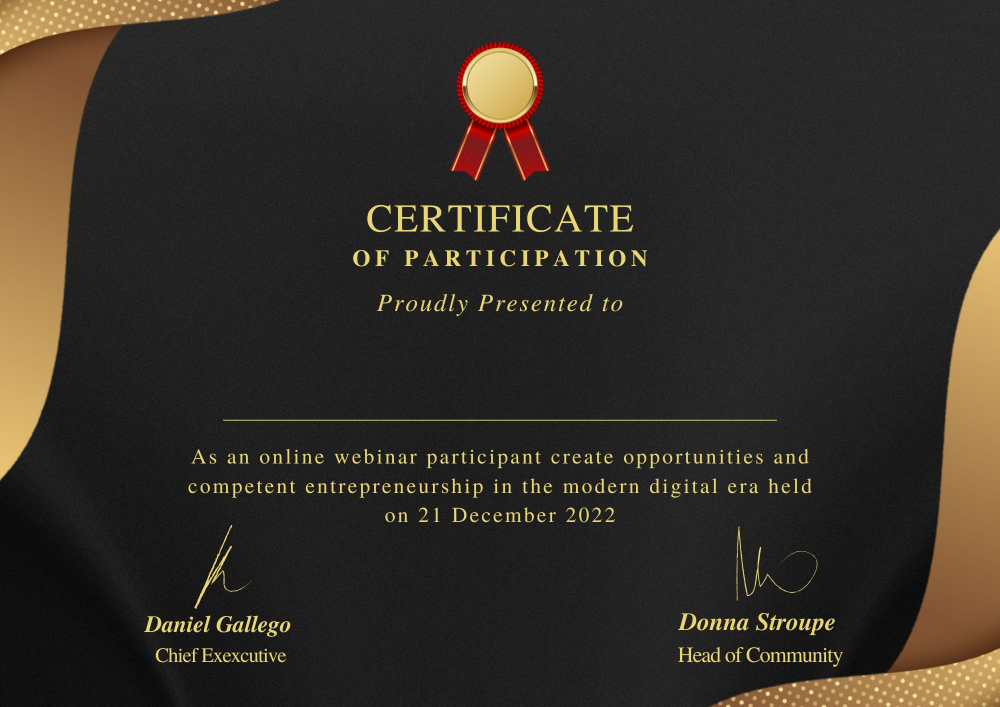
#> input picture MAIL GENERATION USING PYTHON/temp.jpg, 2000 x 1414 px (shown at 1/2 size)
$ python 'MAIL GENERATION.py'
#> lines starting #> are read from the running program, lines starting #| are printed output that depends on the picture
### MAIL GENERATION USING PYTHON/images.py
# -*- coding: utf-8 -*-
"""
Created on Tue Oct 11 22:29:01 2022

@author: DELL
"""

from PIL import ImageDraw, ImageFont, ImageColor, Image
def image(name):
#> called with name = 'VIJAYAKUMARAN'
    img = Image.open('temp.jpg')
#> img is the input picture: PIL image 2000x1414 RGB; mean R, G, B 51.1, 45.8, 38.7

    draw = ImageDraw.Draw(img)
    f = ImageFont.truetype('Candarai.ttf',size=65)
    l=(2000-(34*len(name)))//2
    draw.text((l,750),name,fill=(2512,175,55),font=f)
    img.save('draw.jpg')
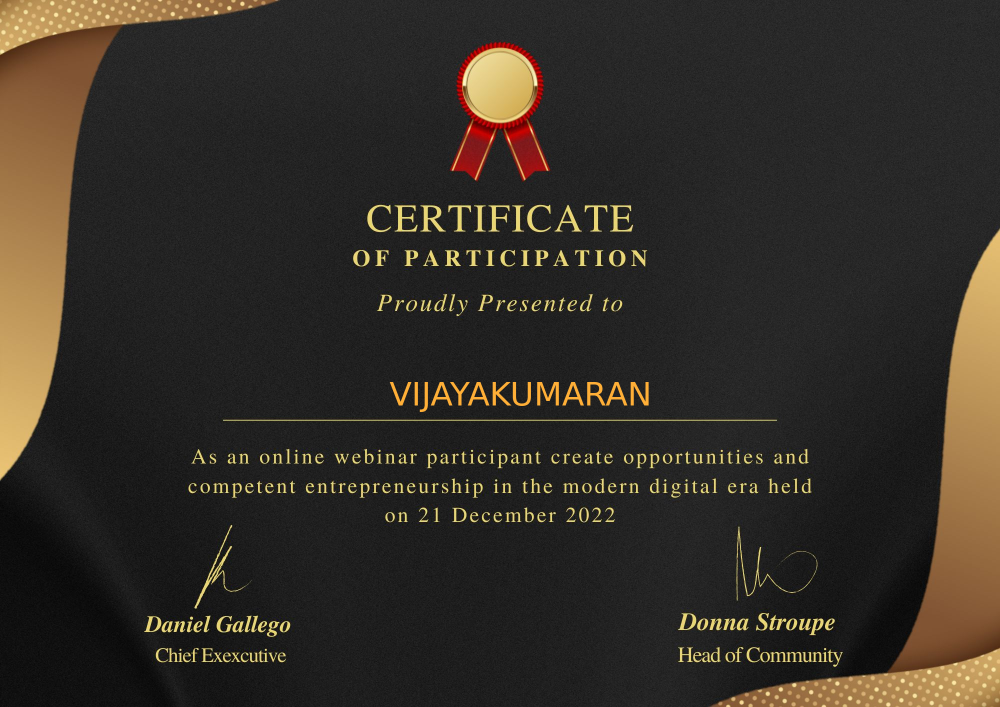
#> saved as draw.jpg: PIL image 2000x1414 RGB (shown at 1/2 size); mean R, G, B 51.8, 46.2, 38.7
image('VIJAYAKUMARAN')


### MAIL GENERATION USING PYTHON/emails.py
# -*- coding: utf-8 -*-
"""
Created on Tue Oct 11 22:06:56 2022

@author: DELL
"""

import pandas as pd
def names():
    data = pd.read_csv('dd.csv')
#> (reads MAIL GENERATION USING PYTHON/dd.csv from the repository)
    l1=list(data['id'])
    l2=list(data['name'])
    l=[]
    for i in range(len(l1)):
        l.append([l1[i],l2[i]])
    return l

### MAIL GENERATION USING PYTHON/sub_body.py
# -*- coding: utf-8 -*-
"""
Created on Thu Oct 13 00:16:30 2022

@author: DELL
"""
def SUB():
    sub="JUST A MAIL:)"
    return sub
def BODY():
    body="""HI NAME ,
            HAVE A GOOD DAY
            NICE TO MEET YOU"""
    return body

### MAIL GENERATION USING PYTHON/MAIL GENERATION.py
# -*- coding: utf-8 -*-
"""
Created on Tue Oct 11 18:12:22 2022

@author: DELL
"""

import os
from email.message import EmailMessage
import ssl
import smtplib
from emails import names
from images import image
from sub_body import SUB, BODY
sender='vijayakumaran27062003@gmail.com'#sender mail
password='pass'#sender password
receiver=names()
sub=SUB()
body=BODY()
context=ssl.create_default_context()
for i in receiver:
    em=EmailMessage()
    em['From']=sender
    em['Subject']=sub
    body1=body.replace('NAME',i[1])
    em.set_content(body1)
    em['To']=i[0]
    r=image(i[1])
#> call 2 of image, with name = 'VIJAY'
#> in image (call 2), `img.save('draw.jpg')`:
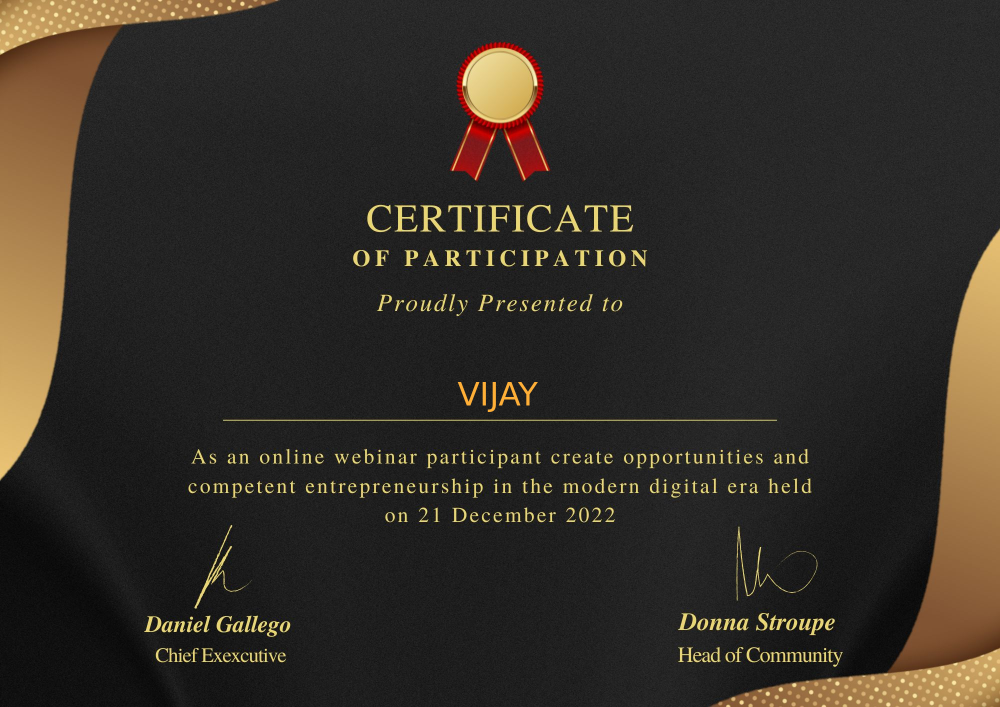
#> saved as draw.jpg: PIL image 2000x1414 RGB (shown at 1/2 size); mean R, G, B 51.3, 45.9, 38.7
    with open('draw.jpg','rb') as f:
        data=f.read()
        em.add_attachment(data,maintype='application',subtype='jpg',filename=i[1]+' CERTIFICATE.jpg')
#> (the run stopped early here; a loop or call above may not have finished)
